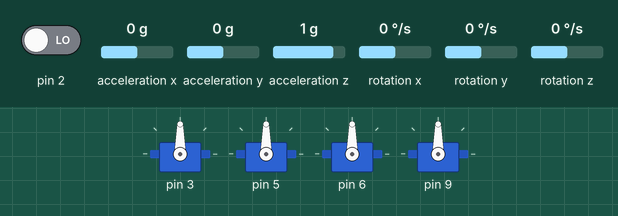
Simulated run of this sketch. Board: Arduino Uno, built with avr-gcc and run on an emulated ATmega328P. Parts: 4 × servo. Inputs (shaded band) come from the test bench; at power-on: pin 2 LOW, acceleration x 0 g, acceleration y 0 g, acceleration z 1 g, rotation x 0 °/s, rotation y 0 °/s, rotation z 0 °/s. The sensor or clock chip raises its interrupt line as the real part does; no radio packets arrive unless stated; what the sketch prints to the serial monitor is not drawn.

Above: at 0.6 s.
At 2.1 s:
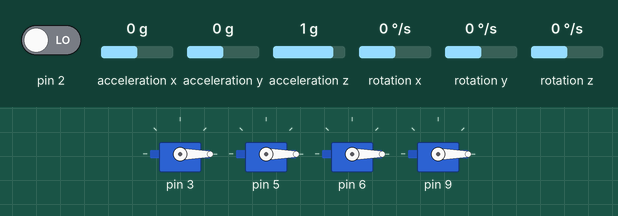
Timing chart, 0 to 3.6 s (numbered marks = the images above):
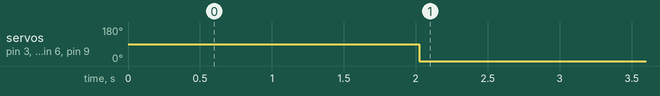

Measured:
- by itself, servo on pin 3, servo on pin 5, servo on pin 6, servo on pin 9: 90° → 0° at 2.0 s

The sketch:

FLYC.ino
```cpp
/************ MPU6050 *****************/
#include <I2Cdev.h>
#include <MPU6050_6Axis_MotionApps20.h>
#include "mpu_def.h"
/************ NRF24l01 ****************/
#include <SPI.h>
#include <nRF24L01.h>
#include <RF24.h>
#include "rf24_def.h"
/************* PID Define *************/
#include "pid.h"
/*************    Motor   *************/
#include <Servo.h>
#include "motor.h"
/*********** end of header ************/
#define LOOP_TIME  10000  // 10000 us = 10ms one cycle time
#define g     9.8f

unsigned long startLoop = 0;
unsigned long loopTime = 1;
unsigned int freq = 0;

void setup() {
  Serial.begin(115200);

  mpuSet();
  nrfSet();
  motorSet();
  PIDSet();

  //calibrate_sensors();
  delay(1500);
}
void loop() {
  // this code is for test how many times this scratch can run in a second
  // result is 100. Just So So...
  /*******************************************************************/
  startLoop = micros();
  freq = 1000000/loopTime;
  //if(freq > 200 )
  //Serial.println(freq);
/**********************************************************************/
  getMPUData();      // SerialPrint_exp_angle();
  //SerialPrint_q_angle_chart();
  if (radio.available()) {
    getExp();
  }
  diff_angle.y  = exp_angle.pitch - q_angle.pitch;
  diff_angle.x  = exp_angle.roll  - q_angle.roll;
  diff_angle.z  = exp_angle.yaw   - q_angle.yaw;

  // PID Algorithms
  Pitch = UpdatePID( &PID_Motor, ( exp_angle.pitch - q_angle.pitch ), gyro.y );
  Roll  = UpdatePID( &PID_Motor, ( exp_angle.roll  - q_angle.roll  ), gyro.x );

  //Yaw   = PID_Yaw.P   * diff_angle.z - PID_Yaw.D   * gyro.z;

  Thr += throttle;
  Thr = constrain( Thr, 1000, 1600 );
  Serial.println(Thr);
  // Output the throttle to motors    + -model
  Motor[0] = (int16_t)(Thr - Pitch        );//+ Yaw);
  Motor[2] = (int16_t)(Thr + Pitch        );//+ Yaw);
  Motor[1] = (int16_t)(Thr         - Roll );//- Yaw);
  Motor[3] = (int16_t)(Thr         + Roll );//- Yaw);

  for(byte i = 0; i < 4; i++) {
//    if(Motor[i] < 1000) Motor[i] = 1000;
//    else if(Motor[i] > 2000) Motor[i] = 2000;
    Motor[i] = constrain( Motor[i], 1000, 2000 );
  }

  if(FLY_ENABLE == 0x5A) {
    writeMotor();
  } else {
    writeAllMotor(1000);
  }

  while ((micros() - startLoop) < LOOP_TIME)
  {
    // delay for a accurate cycle time.
    // 100 times per second
  }
  loopTime =  micros() - startLoop; //Calculating loop_time to calculate frequency

 // printMotor();
}


//  Motor[2] = (int16_t)(Thr - Pitch - Rool - Yaw );    //M3
//  Motor[0] = (int16_t)(Thr + Pitch + Rool - Yaw );    //M1
//  Motor[3] = (int16_t)(Thr - Pitch + Rool + Yaw );    //M4
//  Motor[1] = (int16_t)(Thr + Pitch - Rool + Yaw );    //M2
```

Motor.ino
```cpp
void motorSet() {
  motor[0].attach(3, 1000, 2000);
  motor[1].attach(5, 1000, 2000);
  motor[2].attach(6, 1000, 2000);
  motor[3].attach(9, 1000, 2000);
}
void writeMotor() {
  motor[0].writeMicroseconds(Motor[0]);
  motor[1].writeMicroseconds(Motor[1]);
  motor[2].writeMicroseconds(Motor[2]);
  motor[3].writeMicroseconds(Motor[3]);
}
void writeAllMotor(int value) {
  motor[0].writeMicroseconds(value);
  motor[1].writeMicroseconds(value);
  motor[2].writeMicroseconds(value);
  motor[3].writeMicroseconds(value);
}
void printMotor() {
  Serial.print("Motor[0-3]: ");
  Serial.print(Motor[0]);
  Serial.print("\t");
  Serial.print(Motor[1]);
  Serial.print("\t");
  Serial.print(Motor[2]);
  Serial.print("\t");
  Serial.println(Motor[3]);
  //Serial.println(throttle);
}
```

Pid.ino
```cpp
void PIDSet() {
  PID_Motor.P = 0.7; //    1.35 is roll OK
  PID_Motor.I = 0.00;
  PID_Motor.D = 11.4;    //0.55 is roll OK
  PID_Motor.dState = 0.0;
  PID_Motor.iState = 0.0;
  PID_Motor.iMax = 50;  // 5 percent is OK
  PID_Motor.iMin = -50;

  PID_Yaw .P = 1.0;
  PID_Yaw .I = 0.0;
  PID_Yaw .D = 0.0;
  PID_Yaw.dState = 0.0;
  PID_Yaw.iState = 0.0;
  PID_Yaw.iMax = 20;
  PID_Yaw.iMin = -20;

  PID_GYRO .P = 2.5;
  PID_GYRO .I = 0.0;
  PID_GYRO .D = 0.0;
  PID_GYRO.dState = 0.0;
  PID_GYRO.iState = 0.0;
  PID_GYRO.iMax = 20;
  PID_GYRO.iMin = -20;
}
float UpdatePID(struct PID *pid, float error, float deravitive) {
  float pTerm, dTerm, iTerm;
  // Calculate the proportional term
  pTerm = pid->P * error;
  // Calculate the integral state with appropriate limiting
  pid->iState += error;
  pid->iState = constrain(pid->iState, pid->iMin, pid->iMax);
  // Calculate the integral term
  iTerm = pid->I * pid->iState;
  // Calculate the deravitive term
  dTerm = pid->D * deravitive;

  return ( pTerm + iTerm - dTerm );
}
float UpdatePID_GYRO(struct PID *pid, float error, float now_position) {
  float pTerm, dTerm, iTerm;
  // Calculate the proportional term
  pTerm = pid->P * error;
  // Calculate the integral state with appropriate limiting
  pid->iState += error;
  if(pid->iState > pid->iMax) pid->iState = pid->iMax;
  else if(pid->iState < pid->iMin) pid->iState = pid->iMin;
  // Calculate the integral term
  iTerm = pid->I * pid->iState;
  // Calculate the deravitive term
  dTerm = pid->D * (now_position - pid->dState);
  pid->dState = now_position;

  return pTerm + iTerm - dTerm;
}
```

RC.ino
```cpp
void nrfSet() {
  radio.begin();
  radio.openReadingPipe(0, rxAddr);
  radio.startListening();
}
void getExp() {
  radio.read(&recBuf, sizeof(recBuf));
  throttle        = recBuf[0];
  throttle = constrain( throttle, -50, 50 );
  exp_angle.yaw   = recBuf[1] / 100.0 * Angle_Max;
  exp_angle.pitch = recBuf[2] / 100.0 * Angle_Max;
  exp_angle.roll  = recBuf[3] / 100.0 * Angle_Max;
  FLY_ENABLE = recBuf[4];
  if(recBuf[5] == P_ENABLE) {
    // Set PID_Motor.P = recBuf[6]
    PID_Motor.P = (float)recBuf[6] / 100;
  }
  if(recBuf[7] == I_ENABLE) {
    // Set PID_Motor.I = recBuf[8]
    PID_Motor.I = (float)recBuf[8] / 100;
  }
  if(recBuf[9] == D_ENABLE) {
    // Set PID_Motor.D = recBuf[10]
    PID_Motor.D = (float)recBuf[10] / 100;
  }
}
```

Sensor.ino
```cpp
void dmpDataReady() {
    mpuInterrupt = true;
}
// ================================================================
// ===                CALIBRATION_ROUTINE                       ===
// ================================================================
// Simple calibration - just average first few readings to subtract
// from the later data
void calibrate_sensors() {
  int  num_readings = 10;

  mpu.getMotion6(&ax, &ay, &az, &gx, &gy, &gz);

  // Read and average the raw values
  for (int i = 0; i < num_readings; i++) {
    mpu.getMotion6(&ax, &ay, &az, &gx, &gy, &gz);
    base_x_gyro += gx;
    base_y_gyro += gy;
    base_z_gyro += gz;
    base_x_accel += ax;
    base_y_accel += ay;
    base_y_accel += az;
  }

  base_x_gyro /= num_readings;
  base_y_gyro /= num_readings;
  base_z_gyro /= num_readings;
  base_x_accel /= num_readings;
  base_y_accel /= num_readings;
  base_z_accel /= num_readings;

  Serial.print("base_x_gyro: ");
  Serial.print(base_x_gyro);
  Serial.print("\t ");
  Serial.print(base_y_gyro);
  Serial.print("\t ");
  Serial.println(base_z_gyro);
}
void mpuSet() {
  // put your setup code here, to run once:
  // join I2C bus (I2Cdev library doesn't do this automatically)
  Wire.begin();
  TWBR = 24; // 400kHz I2C clock (200kHz if CPU is 8MHz)

  //Serial.println(F("Initializing I2C devices..."));
  mpu.initialize();
  devStatus = mpu.dmpInitialize();

  // supply your own gyro offsets here, scaled for min sensitivity
  mpu.setXGyroOffset(-1);
  mpu.setYGyroOffset(-31);
  mpu.setZGyroOffset(15);
  mpu.setZAccelOffset(1534); // I have changed this

  // make sure it worked (returns 0 if so)
  if (devStatus == 0) {
      mpu.setDMPEnabled(true);
      attachInterrupt(0, dmpDataReady, RISING);
      mpuIntStatus = mpu.getIntStatus();
      dmpReady = true;
      packetSize = mpu.dmpGetFIFOPacketSize();
  } else {
      // ERROR!
      // 1 = initial memory load failed
      // 2 = DMP configuration updates failed
      // (if it's going to break, usually the code will be 1)
//      Serial.print(F("DMP Initialization failed (code "));
//      Serial.print(devStatus);
//      Serial.println(F(")"));
  }
}
void getMPUData() {
  int16_t data[3];
  // put your main code here, to run repeatedly:
  if (!dmpReady) return;

  while (!mpuInterrupt && fifoCount < packetSize) {
  }

  mpuInterrupt = false;
  mpuIntStatus = mpu.getIntStatus();
  fifoCount = mpu.getFIFOCount();

  if ((mpuIntStatus & 0x10) || fifoCount == 1024) {
      mpu.resetFIFO();
  } else if (mpuIntStatus & 0x02) {
      while (fifoCount < packetSize)
        fifoCount = mpu.getFIFOCount();

      mpu.getFIFOBytes(fifoBuffer, packetSize);
      fifoCount -= packetSize;

      mpu.dmpGetQuaternion(&q, fifoBuffer);
      getYawPitchRoll(&q, ypr);
//      mpu.dmpGetGravity(&gravity, &q);
//      mpu.dmpGetYawPitchRoll(ypr, &q, &gravity);
      mpu.dmpGetGyro(data, fifoBuffer);  // data[0] = x, data[1] = y, data[2] = z
      gyro.x = data[0] / 16.4;
      gyro.y = data[1] / 16.4;
      gyro.z = data[2] / 16.4;

      q_angle.yaw   = ypr[0] * 180/M_PI - YAW_OFFSET;
      q_angle.pitch = ypr[1] * 180/M_PI - PITCH_OFFSET;
      q_angle.roll  = ypr[2] * 180/M_PI - ROLL_OFFSET;
  }
}
void getYawPitchRoll(Quaternion *q, float *ypr)
{
  ypr[0] = atan2(2.0*(q->w*q->z + q->x*q->y), 1 - 2.0*(q->y*q->y + q->z*q->z));
  ypr[1] = safe_asin(2.0*(q->w*q->y - q->x*q->z));
  ypr[2] = atan2(2.0*(q->w*q->x + q->y*q->z), 1 - 2.0*(q->x*q->x + q->y*q->y));
}
float safe_asin(float v)
{
  if(isnan(v)) {
    return 0.0;
  }
  if(v >= 1.0) {
    return M_PI / 2;
  }
  if(v <= -1.0) {
    return -M_PI / 2;
  }
  return asin(v);
}
```

SeriaPrint.ino
```cpp
void SerialPrint_q_angle() {
  Serial.print("ypr\t");
  Serial.print(q_angle.yaw);
  Serial.print("\t");
  Serial.print(q_angle.pitch);
  Serial.print("\t");
  Serial.println(q_angle.roll);
}
void SerialPrint_q_angle_chart() {
  Serial.print(q_angle.yaw);
  Serial.print(",");
  Serial.print(q_angle.pitch);
  Serial.print(",");
  Serial.println(q_angle.roll);
}
void SerialPrint_exp_angle() {
  Serial.print("exp_angle\t");
  Serial.print(exp_angle.yaw);
  Serial.print("\t");
  Serial.print(exp_angle.pitch);
  Serial.print("\t");
  Serial.println(exp_angle.roll);
}
void SerialPrint_PitchRollYaw() {
  Serial.print("Pitch: ");
  Serial.print(Pitch);
  Serial.print("\tRoll: ");
  Serial.print(Roll);
  Serial.print("\tYaw: ");
  Serial.println(Yaw);
}
void SerialPrint_Gyro() {
  Serial.print("gyro.x: ");
  Serial.print(gyro.x);
  Serial.print("\tgyro.y: ");
  Serial.print(gyro.y);
  Serial.print("\tgyro.z: ");
  Serial.println(gyro.z);
}
void SerialPrint_Pitch_GyroY() {
  Serial.print("q_angle.pitch: ");
  Serial.print(q_angle.pitch);
  Serial.print("\tgyro.y: ");
  Serial.println(gyro.y);
}
```

motor.h
```cpp
Servo motor[4];
int Motor[4];
```

mpu_def.h
```cpp
MPU6050 mpu;

// MPU control/status vars
bool dmpReady = false;  // set true if DMP init was successful
uint8_t mpuIntStatus;   // holds actual interrupt status byte from MPU
uint8_t devStatus;      // return status after each device operation (0 = success, !0 = error)
uint16_t packetSize;    // expected DMP packet size (default is 42 bytes)
uint16_t fifoCount;     // count of all bytes currently in FIFO
uint8_t fifoBuffer[64]; // FIFO storage buffer

// orientation/motion vars
//struct GYRO_Def {
//  float x = 0.0;
//  float y = 0.0;
//  float z = 0.0;
//} gyro;       // [x, y, z]            gyro sensor measurements
//struct ACCL_Def {
//  float x = 0.0;
//  float y = 0.0;
//  float z = 0.0;
//} acc;        // [x, y, z]            acc  sensor measurements
VectorFloat gyro, acc;
int16_t ax, ay, az;
int16_t gx, gy, gz;
float    base_x_gyro = 0;
float    base_y_gyro = 0;
float    base_z_gyro = 0;
float    base_x_accel = 0;
float    base_y_accel = 0;
float    base_z_accel = 0;
float GYRO_FACTOR;
float ACCEL_FACTOR;
Quaternion q;           // [w, x, y, z]         quaternion container
VectorFloat gravity;    // [x, y, z]            gravity vector
float ypr[3];           // [yaw, pitch, roll]   yaw/pitch/roll container and gravity vector

volatile bool mpuInterrupt = false;     // indicates whether MPU interrupt pin has gone high

const float YAW_OFFSET   = 0.22;
const float PITCH_OFFSET = -2.81;
const float ROLL_OFFSET  = -0.17;
```

pid.h
```cpp
struct Angle {
  float yaw   = 0;
  float pitch = 0;
  float roll  = 0;
};
struct Angle q_angle;    // real angle read from mpu6050
struct Angle exp_angle;  // expected angle received from Remote Control
VectorFloat diff_angle;

struct PID {
  float P = 1.4;
  float I = 0.0;
  float D = 0.0;

  float dState; // Last position input for calculating derivative, I don't use it
  float iState; // Integrator state;
  float iMax, iMin;  // Maximum and minimum allowable integrator state
};
PID PID_Motor;
PID PID_Yaw;
PID PID_GYRO;

float diff_acc_z, last_yaw = 0.0; // save diff of accl in Z
float throttle;   // save throttle receive from NRF24l01
float Thr = 0, Roll = 0, Pitch = 0, Yaw = 0;
```

rf24_def.h
```cpp
#define Angle_Max 40.0

#define P_ENABLE 0x5A
#define I_ENABLE 0x5A
#define D_ENABLE 0x5A

RF24 radio(7, 8);

char FLY_ENABLE = 0;  // Enable Fly flag

const byte rxAddr[6] = "00001";
unsigned int recBuf[32] = {0};
```
